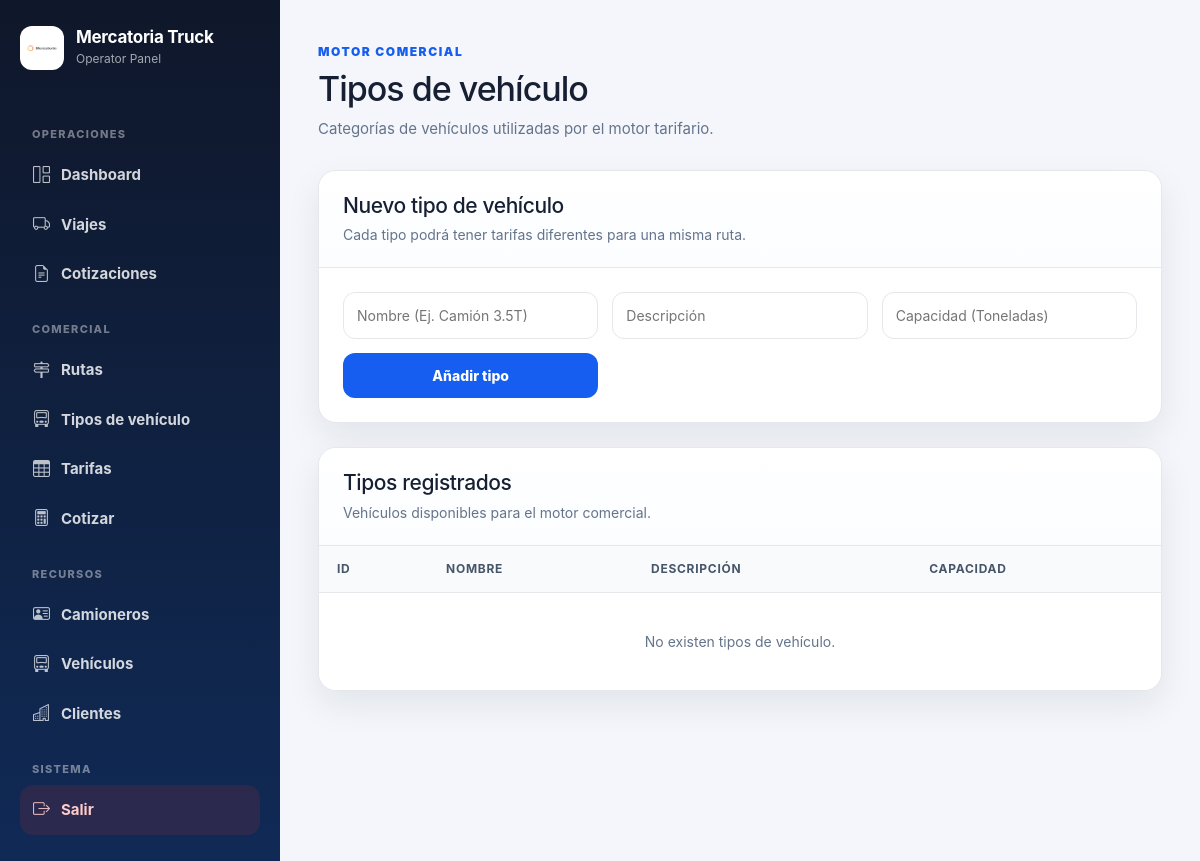
/admin/comercial/vehiculos (signed in), run on an earlier commit of the app's database.
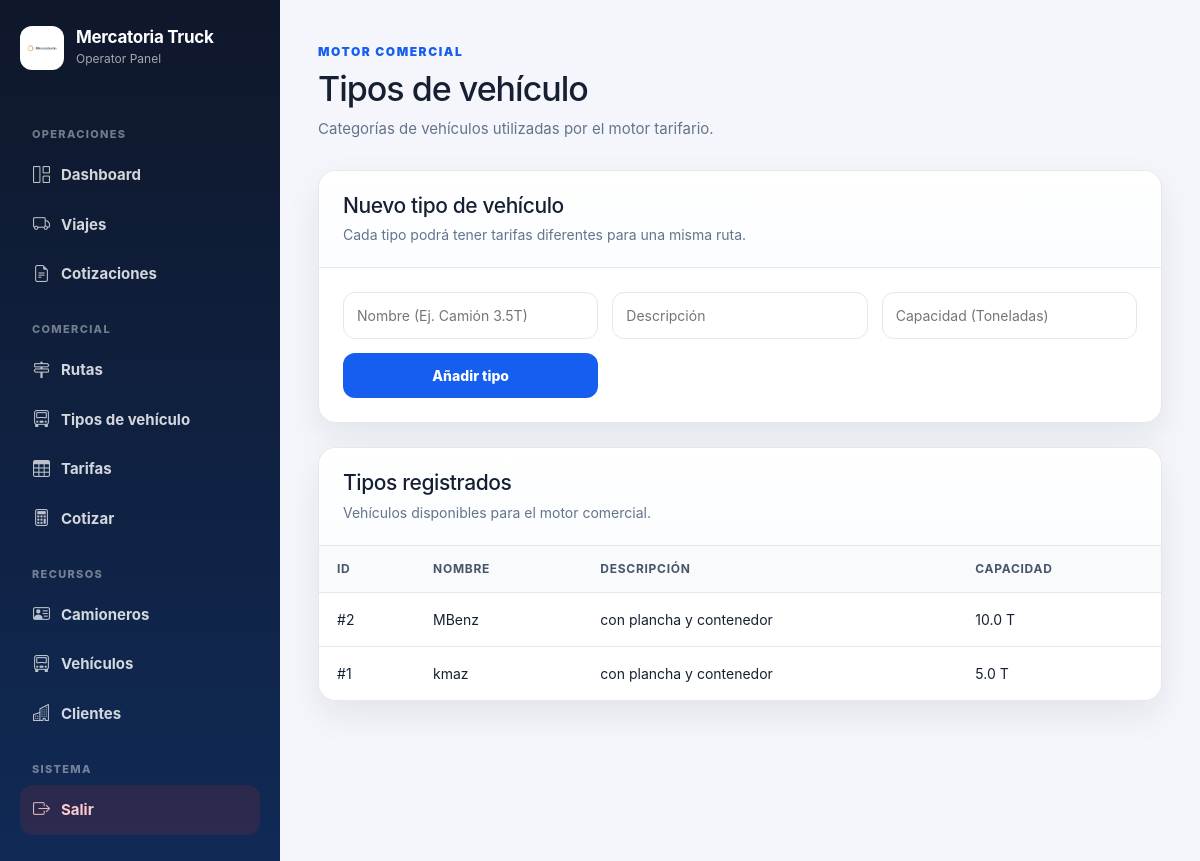
And on a later commit of the database.
### tables this page shows
CREATE TABLE tipos_vehiculo (
        id INTEGER PRIMARY KEY AUTOINCREMENT,
        nombre TEXT NOT NULL UNIQUE,
        descripcion TEXT,
        capacidad_ton REAL,
        activo INTEGER DEFAULT 1
    );

### routes/comercial.py (the view)
@comercial_bp.route("/admin/comercial/vehiculos")
def tipos_vehiculo():
    if not requiere_admin():
        return redirect("/login")
    return render_template(
        "admin/comercial/tipos_vehiculo.html",
        tipos=get_all_tipos_vehiculo()
    )

### database.py (called while the page is built)
def conectar():
    con = sqlite3.connect(DATABASE_NAME)
    con.row_factory = sqlite3.Row
    return con

### routes/admin.py (called while the page is built)
def requiere_admin():
    return "usuario" in session and session.get("rol") in ["admin", "operador"]

### services/comercial_service.py (called while the page is built)
def get_all_tipos_vehiculo():
    con = conectar()
    cur = con.cursor()
    cur.execute("SELECT * FROM tipos_vehiculo WHERE activo = 1 ORDER BY nombre")
    rows = cur.fetchall()
    con.close()
    return rows

### templates/admin/comercial/tipos_vehiculo.html
{% extends "admin/base_admin.html" %}
{% block contenido %}
<div class="page-header">
    <div>
        <span class="eyebrow">Motor Comercial</span>
        <h1>Tipos de vehículo</h1>
        <p>Categorías de vehículos utilizadas por el motor tarifario.</p>
    </div>
</div>
<section class="panel">
    <div class="panel-header">
        <div>
            <h2>Nuevo tipo de vehículo</h2>
            <p>Cada tipo podrá tener tarifas diferentes para una misma ruta.</p>
        </div>
    </div>
    <form method="POST" action="/admin/comercial/vehiculos/nuevo" class="form-grid">
        <input
            name="nombre"
            placeholder="Nombre (Ej. Camión 3.5T)"
            required>
        <input
            name="descripcion"
            placeholder="Descripción">
        <input
            name="capacidad_ton"
            type="number"
            step="0.1"
            placeholder="Capacidad (Toneladas)">
        <button
            type="submit"
            class="btn-submit">
            Añadir tipo
        </button>
    </form>
</section>
<section class="panel panel-spaced">
    <div class="panel-header">
        <div>
            <h2>Tipos registrados</h2>
            <p>Vehículos disponibles para el motor comercial.</p>
        </div>
    </div>
    <div class="table-wrapper">
        <table class="data-table">
            <thead>
                <tr>
                    <th>ID</th>
                    <th>Nombre</th>
                    <th>Descripción</th>
                    <th>Capacidad</th>
                </tr>
            </thead>
            <tbody>
                {% for t in tipos %}
                <tr>
                    <td>#{{ t["id"] }}</td>
                    <td>{{ t["nombre"] }}</td>
                    <td>{{ t["descripcion"] or "—" }}</td>
                    <td>{{ t["capacidad_ton"] or "—" }} T</td>
                </tr>
                {% else %}
                <tr>
                    <td colspan="4" class="empty-state">
                        No existen tipos de vehículo.
                    </td>
                </tr>
                {% endfor %}
            </tbody>
        </table>
    </div>
</section>
{% endblock %}

What changed in the data, as far as the page shows it:
added tipos_vehiculo: id "2", nombre "MBenz", descripcion "con plancha y contenedor", capacidad_ton "10.0"
added tipos_vehiculo: id "1", nombre "kmaz", descripcion "con plancha y contenedor", capacidad_ton "5.0"
Also different on the page:
text no longer shown: "No existen tipos de vehículo."
